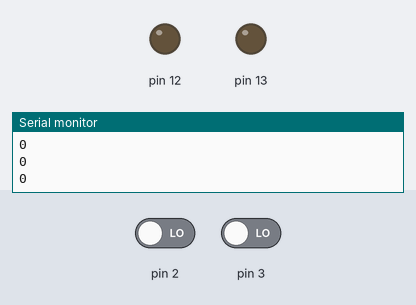
This sketch was run on a simulated Arduino Uno, built with avr-gcc and run on an emulated ATmega328P. Shown: output pins drawn as LEDs (lit = HIGH), the last lines printed to the serial monitor. Dashed ring = blinking. Inputs (shaded band) come from the test bench; at power-on: pin 2 LOW, pin 3 LOW.

Above: at 1.2 s.
1.3 s: pin 2 driven HIGH
At 1.7 s:
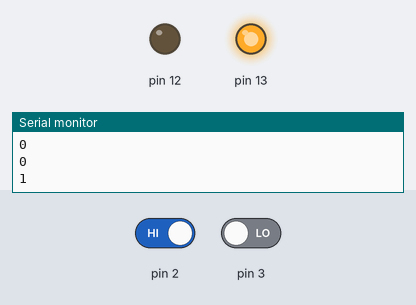
4.3 s: pin 3 driven HIGH
At 4.7 s:
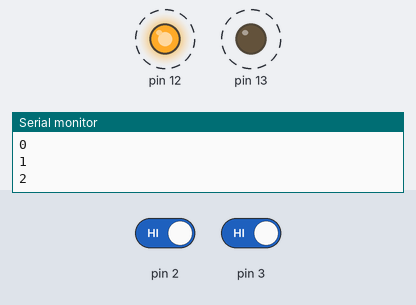
7.3 s: pin 3 driven LOW
At 7.7 s:
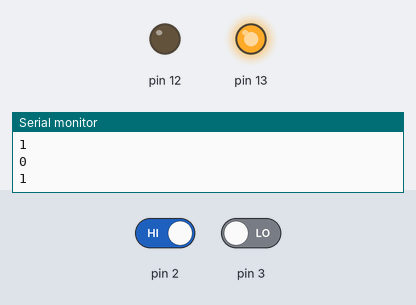
10.3 s: pin 2 driven LOW
At 10.7 s:
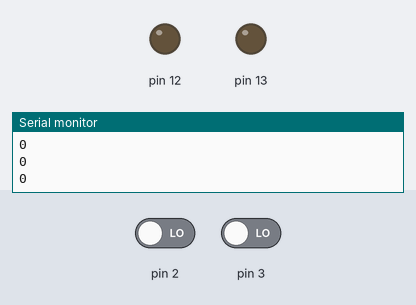
Timing chart, 0 to 12.8 s (numbered marks = the images above; inputs shaded):
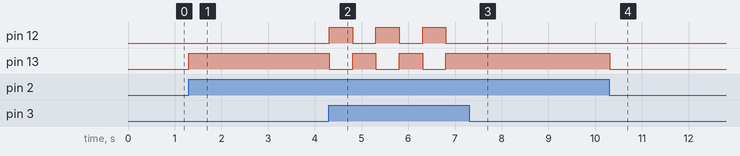

The sketch:

PUERTA_SALIR_ENTRARA.ino
```cpp
void setup() {
 pinMode(13, OUTPUT);
 pinMode(12, OUTPUT);
 pinMode(2, INPUT);
 pinMode(3, INPUT);
 Serial.begin(9600);

}

void loop() {
   int a = 1;
 if(digitalRead(2)==HIGH){
    Serial.println("1");
  digitalWrite(13, HIGH);
  delay(500);
  digitalWrite(13, LOW);
 }
 if(digitalRead(3)==HIGH){
  Serial.println("2");
  digitalWrite(12, HIGH);
  delay(500);
  digitalWrite(12, LOW);
 }
 else{
  Serial.println("0");
 }
}
```

Measured:
- after the input at 1.3 s, pin 13: LOW → HIGH at once
- after the input at 4.3 s, pin 12, pin 13: alternates HIGH for 0.50 s and LOW for 0.50 s, starting at once
- after the input at 7.3 s, pin 12: stops changing and stays LOW; pin 13: stops changing and stays HIGH
- after the input at 10.3 s, pin 13: HIGH → LOW at once
